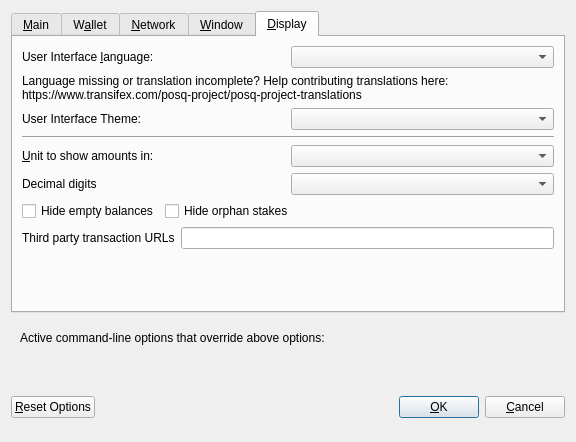
<?xml version="1.0" encoding="UTF-8"?>
<ui version="4.0">
 <class>OptionsDialog</class>
 <widget class="QDialog" name="OptionsDialog">
  <property name="geometry">
   <rect>
    <x>0</x>
    <y>0</y>
    <width>576</width>
    <height>442</height>
   </rect>
  </property>
  <property name="windowTitle">
   <string>Options</string>
  </property>
  <property name="modal">
   <bool>true</bool>
  </property>
  <layout class="QVBoxLayout" name="verticalLayout">
   <item>
    <widget class="QTabWidget" name="tabWidget">
     <property name="currentIndex">
      <number>4</number>
     </property>
     <widget class="QWidget" name="tabMain">
      <attribute name="title">
       <string>&amp;Main</string>
      </attribute>
      <layout class="QVBoxLayout" name="verticalLayout_Main">
       <item>
        <widget class="QCheckBox" name="bitcoinAtStartup">
         <property name="toolTip">
          <string>Automatically start POSQ after logging in to the system.</string>
         </property>
         <property name="text">
          <string>&amp;Start POSQ on system login</string>
         </property>
        </widget>
       </item>
       <item>
        <layout class="QHBoxLayout" name="horizontalLayout_2_Main">
         <item>
          <widget class="QLabel" name="databaseCacheLabel">
           <property name="text">
            <string>Size of &amp;database cache</string>
           </property>
           <property name="textFormat">
            <enum>Qt::PlainText</enum>
           </property>
           <property name="buddy">
            <cstring>databaseCache</cstring>
           </property>
          </widget>
         </item>
         <item>
          <widget class="QSpinBox" name="databaseCache"/>
         </item>
         <item>
          <widget class="QLabel" name="databaseCacheUnitLabel">
           <property name="text">
            <string>MB</string>
           </property>
           <property name="textFormat">
            <enum>Qt::PlainText</enum>
           </property>
          </widget>
         </item>
         <item>
          <spacer name="horizontalSpacer_2_Main">
           <property name="orientation">
            <enum>Qt::Horizontal</enum>
           </property>
           <property name="sizeHint" stdset="0">
            <size>
             <width>40</width>
             <height>20</height>
            </size>
           </property>
          </spacer>
         </item>
        </layout>
       </item>
       <item>
        <layout class="QHBoxLayout" name="horizontalLayout_3_Main">
         <item>
          <widget class="QLabel" name="threadsScriptVerifLabel">
           <property name="text">
            <string>Number of script &amp;verification threads</string>
           </property>
           <property name="textFormat">
            <enum>Qt::PlainText</enum>
           </property>
           <property name="buddy">
            <cstring>threadsScriptVerif</cstring>
           </property>
          </widget>
         </item>
         <item>
          <widget class="QSpinBox" name="threadsScriptVerif">
           <property name="toolTip">
            <string>(0 = auto, &lt;0 = leave that many cores free)</string>
           </property>
          </widget>
         </item>
         <item>
          <spacer name="horizontalSpacer_3_Main">
           <property name="orientation">
            <enum>Qt::Horizontal</enum>
           </property>
           <property name="sizeHint" stdset="0">
            <size>
             <width>40</width>
             <height>20</height>
            </size>
           </property>
          </spacer>
         </item>
        </layout>
       </item>
       <item>
        <spacer name="verticalSpacer_2">
         <property name="orientation">
          <enum>Qt::Vertical</enum>
         </property>
         <property name="sizeHint" stdset="0">
          <size>
           <width>20</width>
           <height>40</height>
          </size>
         </property>
        </spacer>
       </item>
       <item>
        <layout class="QHBoxLayout" name="horiz-autominting-layout">
         <item>
          <widget class="QCheckBox" name="checkBoxZeromintEnable">
           <property name="toolTip">
            <string>Enable automatic minting of POSQ units to zPOSQ</string>
           </property>
           <property name="layoutDirection">
            <enum>Qt::LeftToRight</enum>
           </property>
           <property name="text">
            <string>Enable zPOSQ Automint</string>
           </property>
          </widget>
         </item>
         <item>
          <widget class="QCheckBox" name="checkBoxZeromintAddresses">
           <property name="toolTip">
            <string>Enable automatic zPOSQ minting from specific addresses</string>
           </property>
           <property name="layoutDirection">
            <enum>Qt::LeftToRight</enum>
           </property>
           <property name="text">
            <string>Enable Automint Addresses</string>
           </property>
          </widget>
         </item>
        </layout>
       </item>
       <item>
        <layout class="QHBoxLayout" name="horizontalLayout_3">
         <item>
          <widget class="QLabel" name="percentage_label">
           <property name="toolTip">
            <string>Percentage of incoming POSQ which get automatically converted to zPOSQ via Zerocoin Protocol (min: 10%)</string>
           </property>
           <property name="text">
            <string>Percentage of autominted zPOSQ</string>
           </property>
          </widget>
         </item>
         <item>
          <widget class="QSpinBox" name="zeromintPercentage">
           <property name="minimum">
            <number>1</number>
           </property>
           <property name="maximum">
            <number>100</number>
           </property>
          </widget>
         </item>
        </layout>
       </item>
       <item>
        <layout class="QHBoxLayout" name="horizontalLayout" stretch="0,0">
         <property name="sizeConstraint">
          <enum>QLayout::SetFixedSize</enum>
         </property>
         <item>
          <widget class="QLabel" name="labelPreferredDenom">
           <property name="maximumSize">
            <size>
             <width>16777215</width>
             <height>16777215</height>
            </size>
           </property>
           <property name="toolTip">
            <string>Wait with automatic conversion to Zerocoin until enough POSQ for this denomination is available</string>
           </property>
           <property name="text">
            <string>Preferred Automint zPOSQ Denomination</string>
           </property>
          </widget>
         </item>
         <item>
          <widget class="QComboBox" name="preferredDenom">
           <property name="maximumSize">
            <size>
             <width>16777215</width>
             <height>27</height>
            </size>
           </property>
           <property name="toolTip">
            <string>Wait with automatic conversion to Zerocoin until enough POSQ for this denomination is available</string>
           </property>
           <property name="maxVisibleItems">
            <number>9</number>
           </property>
           <property name="maxCount">
            <number>9</number>
           </property>
          </widget>
         </item>
        </layout>
       </item>
      </layout>
     </widget>
     <widget class="QWidget" name="tabWallet">
      <attribute name="title">
       <string>W&amp;allet</string>
      </attribute>
      <layout class="QVBoxLayout" name="verticalLayout_Wallet">
       <item>
        <layout class="QHBoxLayout" name="horizontalLayout_2_Wallet">
         <item>
          <widget class="QLabel" name="labelStakeSplitThresholdText">
           <property name="text">
            <string>Stake split threshold:</string>
           </property>
          </widget>
         </item>
         <item>
          <widget class="QSpinBox" name="spinBoxStakeSplitThreshold">
           <property name="minimum">
            <number>1</number>
           </property>
           <property name="maximum">
            <number>999999</number>
           </property>
          </widget>
         </item>
        </layout>
       </item>
       <item>
        <widget class="QGroupBox" name="groupBox">
         <property name="title">
          <string>Expert</string>
         </property>
         <layout class="QVBoxLayout" name="verticalLayout_2">
          <item>
           <widget class="QCheckBox" name="coinControlFeatures">
            <property name="toolTip">
             <string>Whether to show coin control features or not.</string>
            </property>
            <property name="text">
             <string>Enable coin &amp;control features</string>
            </property>
           </widget>
          </item>
          <item>
           <widget class="QCheckBox" name="showMasternodesTab">
            <property name="toolTip">
             <string>Show additional tab listing all your masternodes in first sub-tab&lt;br/&gt;and all masternodes on the network in second sub-tab.</string>
            </property>
            <property name="text">
             <string>Show Masternodes Tab</string>
            </property>
           </widget>
          </item>
          <item>
           <widget class="QCheckBox" name="spendZeroConfChange">
            <property name="toolTip">
             <string>If you disable the spending of unconfirmed change, the change from a transaction&lt;br/&gt;cannot be used until that transaction has at least one confirmation.&lt;br/&gt;This also affects how your balance is computed.</string>
            </property>
            <property name="text">
             <string>&amp;Spend unconfirmed change</string>
            </property>
           </widget>
          </item>
         </layout>
        </widget>
       </item>
       <item>
        <spacer name="verticalSpacer_Wallet">
         <property name="orientation">
          <enum>Qt::Vertical</enum>
         </property>
         <property name="sizeHint" stdset="0">
          <size>
           <width>20</width>
           <height>40</height>
          </size>
         </property>
        </spacer>
       </item>
      </layout>
     </widget>
     <widget class="QWidget" name="tabNetwork">
      <attribute name="title">
       <string>&amp;Network</string>
      </attribute>
      <layout class="QVBoxLayout" name="verticalLayout_Network">
       <item>
        <widget class="QCheckBox" name="mapPortUpnp">
         <property name="toolTip">
          <string>Automatically open the POSQ client port on the router. This only works when your router supports UPnP and it is enabled.</string>
         </property>
         <property name="text">
          <string>Map port using &amp;UPnP</string>
         </property>
        </widget>
       </item>
       <item>
        <widget class="QCheckBox" name="allowIncoming">
         <property name="toolTip">
          <string>Accept connections from outside</string>
         </property>
         <property name="text">
          <string>Allow incoming connections</string>
         </property>
        </widget>
       </item>
       <item>
        <widget class="QCheckBox" name="connectSocks">
         <property name="toolTip">
          <string>Connect to the POSQ network through a SOCKS5 proxy.</string>
         </property>
         <property name="text">
          <string>&amp;Connect through SOCKS5 proxy (default proxy):</string>
         </property>
        </widget>
       </item>
       <item>
        <layout class="QHBoxLayout" name="horizontalLayout_1_Network">
         <item>
          <widget class="QLabel" name="proxyIpLabel">
           <property name="text">
            <string>Proxy &amp;IP:</string>
           </property>
           <property name="textFormat">
            <enum>Qt::PlainText</enum>
           </property>
           <property name="buddy">
            <cstring>proxyIp</cstring>
           </property>
          </widget>
         </item>
         <item>
          <widget class="QValidatedLineEdit" name="proxyIp">
           <property name="minimumSize">
            <size>
             <width>140</width>
             <height>0</height>
            </size>
           </property>
           <property name="maximumSize">
            <size>
             <width>140</width>
             <height>16777215</height>
            </size>
           </property>
           <property name="toolTip">
            <string>IP address of the proxy (e.g. IPv4: 127.0.0.1 / IPv6: ::1)</string>
           </property>
          </widget>
         </item>
         <item>
          <widget class="QLabel" name="proxyPortLabel">
           <property name="text">
            <string>&amp;Port:</string>
           </property>
           <property name="textFormat">
            <enum>Qt::PlainText</enum>
           </property>
           <property name="buddy">
            <cstring>proxyPort</cstring>
           </property>
          </widget>
         </item>
         <item>
          <widget class="QLineEdit" name="proxyPort">
           <property name="minimumSize">
            <size>
             <width>55</width>
             <height>0</height>
            </size>
           </property>
           <property name="maximumSize">
            <size>
             <width>55</width>
             <height>16777215</height>
            </size>
           </property>
           <property name="toolTip">
            <string>Port of the proxy (e.g. 9050)</string>
           </property>
          </widget>
         </item>
         <item>
          <spacer name="horizontalSpacer_1_Network">
           <property name="orientation">
            <enum>Qt::Horizontal</enum>
           </property>
           <property name="sizeHint" stdset="0">
            <size>
             <width>40</width>
             <height>20</height>
            </size>
           </property>
          </spacer>
         </item>
        </layout>
       </item>
       <item>
        <spacer name="verticalSpacer_Network">
         <property name="orientation">
          <enum>Qt::Vertical</enum>
         </property>
         <property name="sizeHint" stdset="0">
          <size>
           <width>20</width>
           <height>40</height>
          </size>
         </property>
        </spacer>
       </item>
      </layout>
     </widget>
     <widget class="QWidget" name="tabWindow">
      <attribute name="title">
       <string>&amp;Window</string>
      </attribute>
      <layout class="QVBoxLayout" name="verticalLayout_Window">
       <item>
        <widget class="QCheckBox" name="minimizeToTray">
         <property name="toolTip">
          <string>Show only a tray icon after minimizing the window.</string>
         </property>
         <property name="text">
          <string>&amp;Minimize to the tray instead of the taskbar</string>
         </property>
        </widget>
       </item>
       <item>
        <widget class="QCheckBox" name="minimizeOnClose">
         <property name="toolTip">
          <string>Minimize instead of exit the application when the window is closed. When this option is enabled, the application will be closed only after selecting Quit in the menu.</string>
         </property>
         <property name="text">
          <string>M&amp;inimize on close</string>
         </property>
        </widget>
       </item>
       <item>
        <spacer name="verticalSpacer_Window">
         <property name="orientation">
          <enum>Qt::Vertical</enum>
         </property>
         <property name="sizeHint" stdset="0">
          <size>
           <width>20</width>
           <height>40</height>
          </size>
         </property>
        </spacer>
       </item>
      </layout>
     </widget>
     <widget class="QWidget" name="tabDisplay">
      <attribute name="title">
       <string>&amp;Display</string>
      </attribute>
      <layout class="QVBoxLayout" name="verticalLayout_Display">
       <item>
        <layout class="QHBoxLayout" name="horizontalLayout_1_Display">
         <item>
          <widget class="QLabel" name="langLabel">
           <property name="text">
            <string>User Interface &amp;language:</string>
           </property>
           <property name="textFormat">
            <enum>Qt::PlainText</enum>
           </property>
           <property name="buddy">
            <cstring>lang</cstring>
           </property>
          </widget>
         </item>
         <item>
          <widget class="QValueComboBox" name="lang">
           <property name="toolTip">
            <string>The user interface language can be set here. This setting will take effect after restarting POSQ.</string>
           </property>
          </widget>
         </item>
        </layout>
       </item>
       <item>
        <widget class="QLabel" name="label_3">
         <property name="toolTip">
          <string notr="true"/>
         </property>
         <property name="statusTip">
          <string notr="true"/>
         </property>
         <property name="whatsThis">
          <string notr="true"/>
         </property>
         <property name="accessibleName">
          <string notr="true"/>
         </property>
         <property name="text">
          <string>Language missing or translation incomplete? Help contributing translations here:
https://www.transifex.com/posq-project/posq-project-translations</string>
         </property>
         <property name="wordWrap">
          <bool>true</bool>
         </property>
         <property name="openExternalLinks">
          <bool>true</bool>
         </property>
         <property name="textInteractionFlags">
          <set>Qt::TextBrowserInteraction</set>
         </property>
        </widget>
       </item>
       <item>
        <layout class="QHBoxLayout" name="horizontalLayout_2_Display" stretch="0,0">
         <item>
          <widget class="QLabel" name="themeLabel">
           <property name="text">
            <string>User Interface Theme:</string>
           </property>
          </widget>
         </item>
         <item>
          <widget class="QValueComboBox" name="theme"/>
         </item>
        </layout>
       </item>
       <item>
        <widget class="Line" name="line">
         <property name="orientation">
          <enum>Qt::Horizontal</enum>
         </property>
        </widget>
       </item>
       <item>
        <layout class="QHBoxLayout" name="horizontalLayout_3_Display">
         <item>
          <widget class="QLabel" name="unitLabel">
           <property name="text">
            <string>&amp;Unit to show amounts in:</string>
           </property>
           <property name="textFormat">
            <enum>Qt::PlainText</enum>
           </property>
           <property name="buddy">
            <cstring>unit</cstring>
           </property>
          </widget>
         </item>
         <item>
          <widget class="QValueComboBox" name="unit">
           <property name="toolTip">
            <string>Choose the default subdivision unit to show in the interface and when sending coins.</string>
           </property>
          </widget>
         </item>
        </layout>
       </item>
       <item>
        <layout class="QHBoxLayout" name="horizontalLayout_4_Display">
         <item>
          <widget class="QLabel" name="digitsLabel">
           <property name="text">
            <string>Decimal digits</string>
           </property>
          </widget>
         </item>
         <item>
          <widget class="QValueComboBox" name="digits"/>
         </item>
        </layout>
       </item>
       <item>
        <layout class="QHBoxLayout" name="horizontalLayout_5_Display">
         <item>
          <widget class="QCheckBox" name="checkBoxHideZeroBalances">
           <property name="toolTip">
            <string>Hide empty balances</string>
           </property>
           <property name="layoutDirection">
            <enum>Qt::LeftToRight</enum>
           </property>
           <property name="text">
            <string>Hide empty balances</string>
           </property>
          </widget>
         </item>
         <item>
          <widget class="QCheckBox" name="checkBoxHideOrphans">
           <property name="toolTip">
            <string>Hide orphan stakes in transaction lists</string>
           </property>
           <property name="text">
            <string>Hide orphan stakes</string>
           </property>
          </widget>
         </item>
         <item>
          <spacer name="horizontalSpacer">
           <property name="orientation">
            <enum>Qt::Horizontal</enum>
           </property>
           <property name="sizeHint" stdset="0">
            <size>
             <width>40</width>
             <height>20</height>
            </size>
           </property>
          </spacer>
         </item>
        </layout>
       </item>
       <item>
        <layout class="QHBoxLayout" name="horizontalLayout_6_Display">
         <item>
          <widget class="QLabel" name="thirdPartyTxUrlsLabel">
           <property name="toolTip">
            <string>Third party URLs (e.g. a block explorer) that appear in the transactions tab as context menu items. %s in the URL is replaced by transaction hash. Multiple URLs are separated by vertical bar |.</string>
           </property>
           <property name="text">
            <string>Third party transaction URLs</string>
           </property>
           <property name="buddy">
            <cstring>thirdPartyTxUrls</cstring>
           </property>
          </widget>
         </item>
         <item>
          <widget class="QLineEdit" name="thirdPartyTxUrls">
           <property name="toolTip">
            <string>Third party URLs (e.g. a block explorer) that appear in the transactions tab as context menu items. %s in the URL is replaced by transaction hash. Multiple URLs are separated by vertical bar |.</string>
           </property>
          </widget>
         </item>
        </layout>
       </item>
       <item>
        <spacer name="verticalSpacer">
         <property name="orientation">
          <enum>Qt::Vertical</enum>
         </property>
         <property name="sizeHint" stdset="0">
          <size>
           <width>20</width>
           <height>40</height>
          </size>
         </property>
        </spacer>
       </item>
      </layout>
     </widget>
    </widget>
   </item>
   <item>
    <widget class="QFrame" name="frame">
     <layout class="QVBoxLayout" name="verticalLayout_Bottom">
      <item>
       <layout class="QHBoxLayout" name="horizontalLayout_Bottom">
        <item>
         <widget class="QLabel" name="overriddenByCommandLineInfoLabel">
          <property name="text">
           <string>Active command-line options that override above options:</string>
          </property>
          <property name="textFormat">
           <enum>Qt::PlainText</enum>
          </property>
         </widget>
        </item>
        <item>
         <spacer name="horizontalSpacer_Bottom">
          <property name="orientation">
           <enum>Qt::Horizontal</enum>
          </property>
          <property name="sizeHint" stdset="0">
           <size>
            <width>40</width>
            <height>20</height>
           </size>
          </property>
         </spacer>
        </item>
       </layout>
      </item>
      <item>
       <widget class="QLabel" name="overriddenByCommandLineLabel">
        <property name="text">
         <string/>
        </property>
        <property name="textFormat">
         <enum>Qt::PlainText</enum>
        </property>
        <property name="wordWrap">
         <bool>true</bool>
        </property>
       </widget>
      </item>
     </layout>
    </widget>
   </item>
   <item>
    <layout class="QHBoxLayout" name="horizontalLayout_Buttons">
     <item>
      <widget class="QPushButton" name="resetButton">
       <property name="toolTip">
        <string>Reset all client options to default.</string>
       </property>
       <property name="text">
        <string>&amp;Reset Options</string>
       </property>
       <property name="autoDefault">
        <bool>false</bool>
       </property>
      </widget>
     </item>
     <item>
      <spacer name="horizontalSpacer_1">
       <property name="orientation">
        <enum>Qt::Horizontal</enum>
       </property>
       <property name="sizeHint" stdset="0">
        <size>
         <width>40</width>
         <height>48</height>
        </size>
       </property>
      </spacer>
     </item>
     <item>
      <widget class="QLabel" name="statusLabel">
       <property name="minimumSize">
        <size>
         <width>200</width>
         <height>0</height>
        </size>
       </property>
       <property name="font">
        <font>
         <weight>75</weight>
         <bold>true</bold>
        </font>
       </property>
       <property name="text">
        <string/>
       </property>
       <property name="textFormat">
        <enum>Qt::PlainText</enum>
       </property>
       <property name="wordWrap">
        <bool>true</bool>
       </property>
      </widget>
     </item>
     <item>
      <spacer name="horizontalSpacer_2">
       <property name="orientation">
        <enum>Qt::Horizontal</enum>
       </property>
       <property name="sizeHint" stdset="0">
        <size>
         <width>40</width>
         <height>48</height>
        </size>
       </property>
      </spacer>
     </item>
     <item>
      <widget class="QPushButton" name="okButton">
       <property name="text">
        <string>&amp;OK</string>
       </property>
       <property name="autoDefault">
        <bool>false</bool>
       </property>
       <property name="default">
        <bool>true</bool>
       </property>
      </widget>
     </item>
     <item>
      <widget class="QPushButton" name="cancelButton">
       <property name="text">
        <string>&amp;Cancel</string>
       </property>
       <property name="autoDefault">
        <bool>false</bool>
       </property>
      </widget>
     </item>
    </layout>
   </item>
  </layout>
 </widget>
 <customwidgets>
  <customwidget>
   <class>QValidatedLineEdit</class>
   <extends>QLineEdit</extends>
   <header>qvalidatedlineedit.h</header>
  </customwidget>
  <customwidget>
   <class>QValueComboBox</class>
   <extends>QComboBox</extends>
   <header>qvaluecombobox.h</header>
  </customwidget>
 </customwidgets>
 <resources/>
 <connections/>
</ui>
